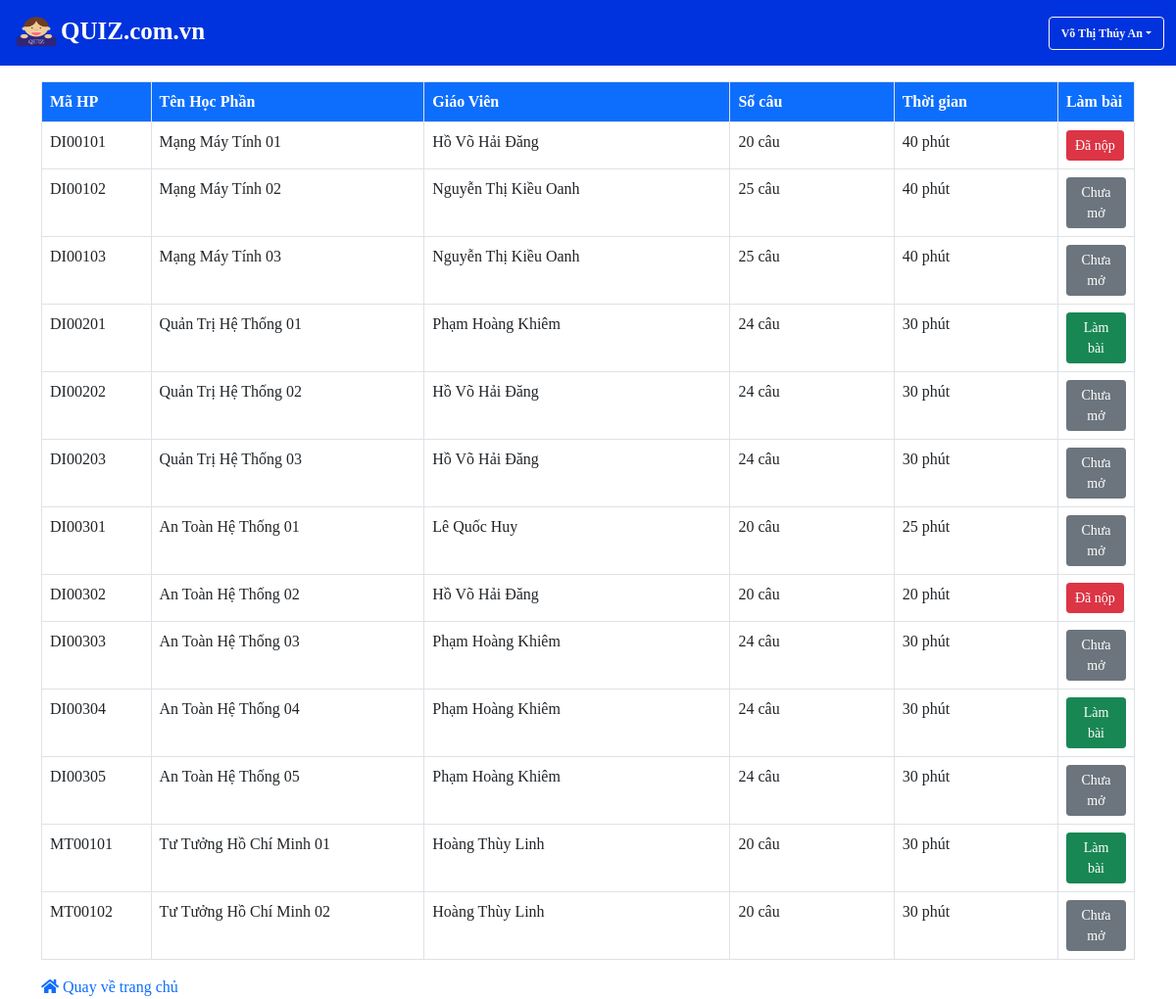
Page /exam/courses.php (signed in) on the committed database.
### tables this page shows
CREATE TABLE `hocphan` (
  `MaHP` char(7) NOT NULL,
  `TenHP` varchar(50) DEFAULT NULL,
  `MaMon` char(5) DEFAULT NULL,
  `MaGV` char(5) DEFAULT NULL,
  `TongSoCau` int(11) DEFAULT NULL,
  `TGLamBai` int(11) DEFAULT NULL,
  `HP_MatKhau` varchar(40) DEFAULT NULL,
  `TuyChinh` varchar(10) DEFAULT 'Off'
);

CREATE TABLE `giaovien` (
  `MaGV` char(5) NOT NULL,
  `TenGV` varchar(50) NOT NULL,
  `Phai` varchar(5) DEFAULT NULL,
  `NgaySinhGV` date DEFAULT NULL,
  `MaBoMon` char(5) DEFAULT NULL,
  `GV_MatKhau` varchar(40) DEFAULT NULL
);

### exam/courses.php (the view, shortened to what this page needs)
<?php
require_once('../connect.php');
$sql = "SELECT * FROM  HocPhan a INNER JOIN GiaoVien b ON a.MaGV=b.MaGV ORDER BY MaHP";
$sbj = $conn->query($sql);
?>
<!DOCTYPE html>
<html>
<head>
	<link rel="stylesheet" type="text/css" href="../bootstrap/bootstrap.css">
	<link rel="stylesheet" href="https://cdnjs.cloudflare.com/ajax/libs/font-awesome/5.15.1/css/all.min.css" />
	<link rel="stylesheet" type="text/css" href="index.css">
</head>
<body>
	<nav class="navbar navbar-light">
		<div class="container-fluid">
			<a class="navbar-brand fw-bold text-white" href="#">
				<img src="../img/logo_transparent.png" width="50px" height="40px">QUIZ.com.vn
			</a>
			<div class="dropdown">
				<a class="btn btn-outline-light fw-bold dropdown-toggle" href="#" role="button" id="userlogin" data-bs-toggle="dropdown" aria-expanded="false"><?=$_SESSION['user']['name']?></a>
			</div>
		</div>
	</nav>
	<div class="container mt-3">
		<table class="table table-bordered table-hover">
			<thead class="bg-primary text-white">
				<tr>
					<th width="10%">Mã HP</th>
					<th width="25%">Tên Học Phần</th>
					<th width="28%">Giáo Viên</th>
					<th width="15%">Số câu</th>
					<th width="15%">Thời gian</th>
					<th width="7%">Làm bài</th>
				</tr>
			</thead>
			<tbody>
				<?php
				while ($row=$sbj->fetch_array()) {?>
					<tr>
						<td><?=$row['MaHP']?></td>
						<td><?=$row['TenHP']?></td>
						<td><?=$row['TenGV']?></td>
						<td><?=$row['TongSoCau']?> câu</td>
						<td><?=$row['TGLamBai']?> phút</td>
						<td>
							<?php
							if($row['TuyChinh'] == 'Off'){
								echo '<button class="btn btn-sm btn-secondary">Chưa mở</button>';
							}
							else{
								$id = $_SESSION['user']['id'];
								$course = $row['MaHP'];
								$sql_check = "SELECT * FROM KetQua WHERE MaSV = '$id' AND MaHP = '$course'";
								$query_check = $conn->query($sql_check) or die('Có lỗi xảy ra');
								if ($query_check->num_rows) {
									echo '<button class="btn btn-sm btn-danger">Đã nộp</button>';
								}
								else{
									echo '<a href="questions.php?id='.$row['MaHP'].'" class="btn btn-sm btn-success">Làm bài</a></td>';
								}
							}
							?>
					</tr>
					<?php
				}
				?>
			</tbody>
		</table>
		<div><a href="index.php"><i class="fas fa-home"></i> Quay về trang chủ</a></div>
	</div>
</body>
</html>

### exam/index.css (style rules this page uses)
body { font-family: 'Time New Roman'; }
a { text-decoration: none; }
.navbar { background-color: #0033DD; }
.navbar-brand { font-size: 25px; }
#userlogin { font-size:12px; line-height: 20px; }

### rows in the picture
hocphan: MaHP "DI00101", TenHP "Mạng Máy Tính 01", MaGV.TenGV "Hồ Võ Hải Đăng", TongSoCau "20", TGLamBai "40", TuyChinh "Đã nộp"
hocphan: MaHP "DI00102", TenHP "Mạng Máy Tính 02", MaGV.TenGV "Nguyễn Thị Kiều Oanh", TongSoCau "25", TGLamBai "40", TuyChinh "Chưa mở"
hocphan: MaHP "DI00103", TenHP "Mạng Máy Tính 03", MaGV.TenGV "Nguyễn Thị Kiều Oanh", TongSoCau "25", TGLamBai "40", TuyChinh "Chưa mở"
hocphan: MaHP "DI00201", TenHP "Quản Trị Hệ Thống 01", MaGV.TenGV "Phạm Hoàng Khiêm", TongSoCau "24", TGLamBai "30"
hocphan: MaHP "DI00202", TenHP "Quản Trị Hệ Thống 02", MaGV.TenGV "Hồ Võ Hải Đăng", TongSoCau "24", TGLamBai "30", TuyChinh "Chưa mở"
hocphan: MaHP "DI00203", TenHP "Quản Trị Hệ Thống 03", MaGV.TenGV "Hồ Võ Hải Đăng", TongSoCau "24", TGLamBai "30", TuyChinh "Chưa mở"
hocphan: MaHP "DI00301", TenHP "An Toàn Hệ Thống 01", MaGV.TenGV "Lê Quốc Huy", TongSoCau "20", TGLamBai "25", TuyChinh "Chưa mở"
hocphan: MaHP "DI00302", TenHP "An Toàn Hệ Thống 02", MaGV.TenGV "Hồ Võ Hải Đăng", TongSoCau "20", TGLamBai "20", TuyChinh "Đã nộp"
hocphan: MaHP "DI00303", TenHP "An Toàn Hệ Thống 03", MaGV.TenGV "Phạm Hoàng Khiêm", TongSoCau "24", TGLamBai "30", TuyChinh "Chưa mở"
hocphan: MaHP "DI00304", TenHP "An Toàn Hệ Thống 04", MaGV.TenGV "Phạm Hoàng Khiêm", TongSoCau "24", TGLamBai "30"
hocphan: MaHP "DI00305", TenHP "An Toàn Hệ Thống 05", MaGV.TenGV "Phạm Hoàng Khiêm", TongSoCau "24", TGLamBai "30", TuyChinh "Chưa mở"
hocphan: MaHP "MT00101", TenHP "Tư Tưởng Hồ Chí Minh 01", MaGV.TenGV "Hoàng Thùy Linh", TongSoCau "20", TGLamBai "30"
hocphan: MaHP "MT00102", TenHP "Tư Tưởng Hồ Chí Minh 02", MaGV.TenGV "Hoàng Thùy Linh", TongSoCau "20", TGLamBai "30", TuyChinh "Chưa mở"

### other values in the picture
$_SESSION['user']['name'] "Võ Thị Thúy An"
